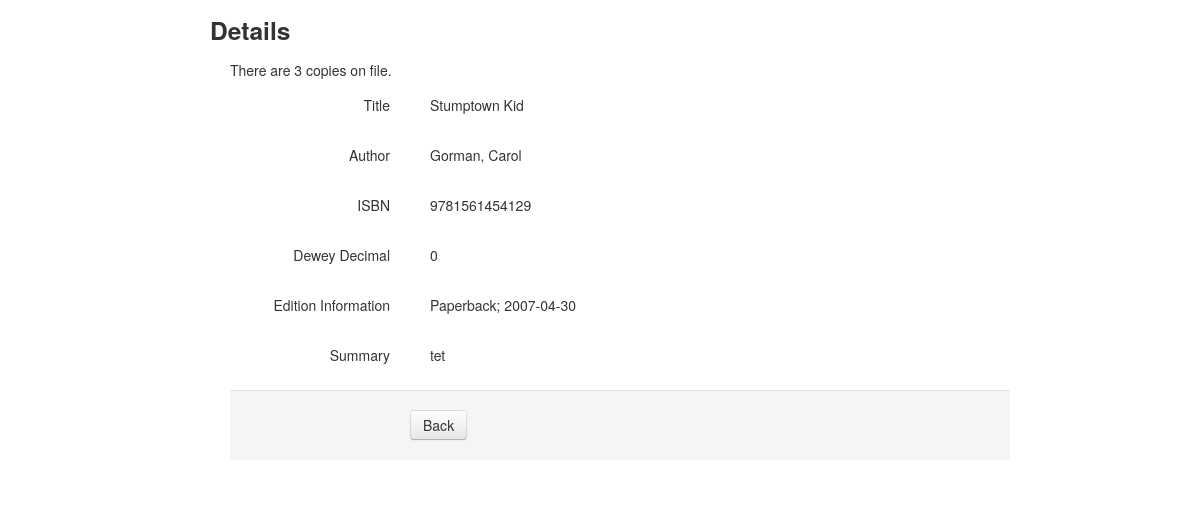
Page /read.php?id=8 on the earlier database version.
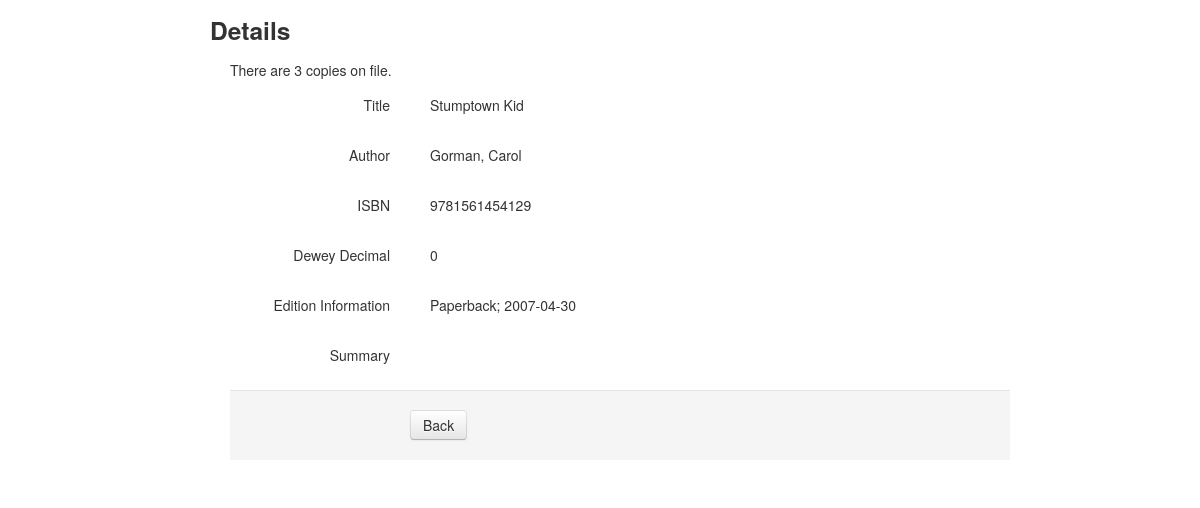
Same page on the later database version.
### tables this page shows
CREATE TABLE IF NOT EXISTS `books` (
  `id` int(8) NOT NULL AUTO_INCREMENT,
  `isbn` varchar(30) DEFAULT NULL,
  `author` varchar(99) NOT NULL,
  `title` varchar(99) NOT NULL,
  `dewey_decimal` int(15) DEFAULT NULL,
  `edition_info` varchar(99) DEFAULT NULL,
  `summary` longtext,
  `amount` int(3) NOT NULL DEFAULT '1',
  `created_at` datetime NOT NULL DEFAULT CURRENT_TIMESTAMP,
  `updated_at` datetime NOT NULL DEFAULT CURRENT_TIMESTAMP ON UPDATE CURRENT_TIMESTAMP,
  PRIMARY KEY (`id`)
);

### read.php (the view, shortened to what this page needs)
<?php
	$id = null;
	if ( !empty($_GET['id'])) {
		$id = $_REQUEST['id'];
	}
	if ( null==$id ) {
		header("Location: index.php");
	} else {
		$pdo = Database::connect();
		$pdo->setAttribute(PDO::ATTR_ERRMODE, PDO::ERRMODE_EXCEPTION);
		$sql = "SELECT * FROM books where id = ?";
		$q = $pdo->prepare($sql);
		$q->execute(array($id));
		$data = $q->fetch(PDO::FETCH_ASSOC);
	}
?>
<!DOCTYPE html>
<html lang="en">
<head>
    <link   href="css/bootstrap.min.css" rel="stylesheet">
</head>
<body>
    <div class="container">
    			<div class="span10 offset1">
    				<div class="row">
		    			<h3>Details</h3>
		    		</div>
                    <?php if($data['amount'] == 1) { ?>
                    <p>There is one copy on file.</p>
                    <?php } else {?>
                    <p>There are <?php echo $data['amount'];?> copies on file.</p>
                    <?php } ?>
	    			<div class="form-horizontal" >
					  <div class="control-group">
					    <label class="control-label">Title</label>
					    <div class="controls">
						    <label class="checkbox">
						     	<?php echo $data['title'];?>
						    </label>
					    </div>
					  </div>
					  <div class="control-group">
					    <label class="control-label">Author</label>
					    <div class="controls">
					      	<label class="checkbox">
						     	<?php echo $data['author'];?>
						    </label>
					    </div>
					  </div>
					  <div class="control-group">
					    <label class="control-label">ISBN</label>
					    <div class="controls">
					      	<label class="checkbox">
						     	<?php echo $data['isbn'];?>
						    </label>
					    </div>
					  </div>
                        <div class="control-group">
					    <label class="control-label">Dewey Decimal</label>
					    <div class="controls">
						    <label class="checkbox">
						     	<?php echo $data['dewey_decimal'];?>
						    </label>
					    </div>
					  </div>
					  <div class="control-group">
					    <label class="control-label">Edition Information</label>
					    <div class="controls">
					      	<label class="checkbox">
						     	<?php echo $data['edition_info'];?>
						    </label>
					    </div>
					  </div>
					  <div class="control-group">
					    <label class="control-label">Summary</label>
					    <div class="controls">
					      	<label class="checkbox">
						     	<?php echo $data['summary'];?>
						    </label>
					    </div>
					  </div>
					    <div class="form-actions">
						  <a class="btn" href="index.php">Back</a>
					   </div>
					</div>
				</div>
    </div>
  </body>
</html>

Differences in the rows shown:
changed books "Stumptown Kid": summary "tet" → (not shown)
